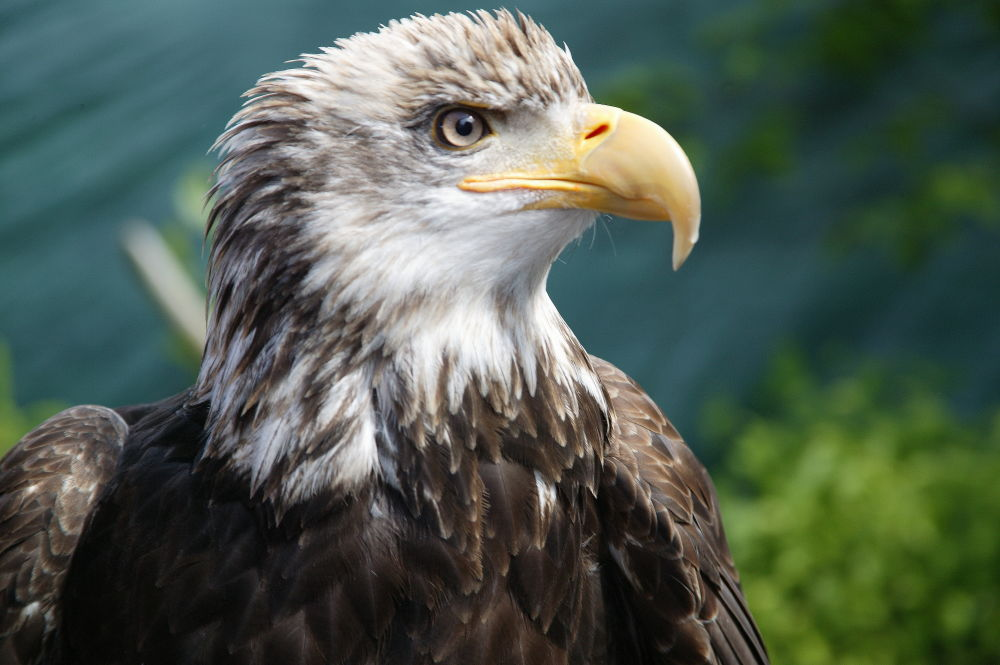
#> input picture PicDescription/2.jpg, 1000 x 665 px
$ python slic.py
#> lines starting #> are read from the running program, lines starting #| are printed output that depends on the picture
import math
import sys
from turtle import Shape

import matplotlib.pyplot as plt
import numpy as np
import pycuda.autoinit
import pycuda.driver as cuda
import seaborn as sns
from pycuda.compiler import SourceModule
from scipy.interpolate import griddata  # 插值
from scipy.spatial import Delaunay
from skimage import color, io
from skimage.segmentation import mark_boundaries, slic


def Laplas():
    return
# [47 lines left out: functions getD, interPolateCuda, interPolate, not called in this run]
if  __name__ == '__main__':
    img = io.imread("2.jpg")#nature_monte.bmp
#> img is the input picture: shape (665, 1000, 3); mean R, G, B 79.3, 91.7, 80.5
    #slic
    #gray_img=color.rgb2gray(img)
    segments = slic(img, n_segments=600, compactness=10)
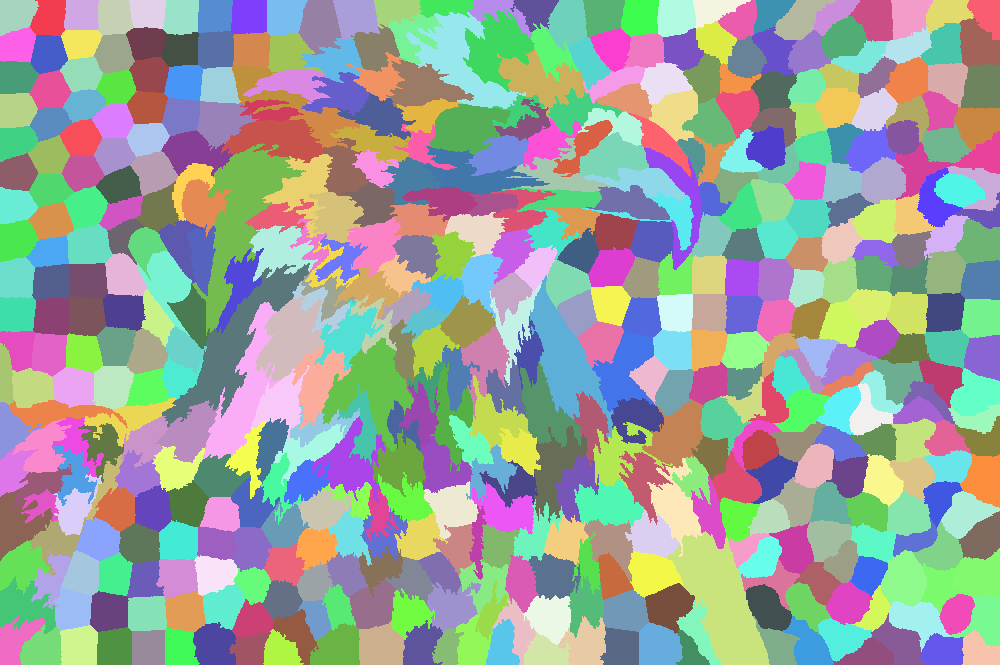
#> segments: shape (665, 1000) int64; 512 distinct labels, from 1 to 512; one colour per label, 0 black
    points2d=[]
    points3d=[]
    rgb_mean=[]
    MtrSize=np.max(segments)+1#顶点数目
#> MtrSize = 513
    #三角化和make manifest mesh,循环各个mask
    for i in range(0,MtrSize):
        mask_point=np.where(segments==i)
        seg_img=img[mask_point[0][:],mask_point[1]]
        z=np.mean(seg_img)#z值为rgb的平均值
        rgb=np.mean(seg_img,axis=0)
        rgb_mean.append(rgb)
        p=np.mean(mask_point,axis=1)
        points2d.append(p)#用于平面显示的点集
        points3d.append([p[0],p[1],z])
#> this loop made 513 passes
#> (mask_point, z, rgb, p) on passes 1 to 3: ((empty array, empty array), nan, [nan, nan, nan], [nan, nan]), (1066 positions, rows 0 to 35, columns 0 to 38, 85.63, [57.16, 96.02, 103.7], [14.38, 16.12]), (1074 positions, rows 0 to 35, columns 30 to 65, 99.42, [70.42, 109.8, 118], [17.55, 49.08])
#> after the loop, points2d = 513 rows, first 8: [nan, nan], [14.38, 16.12], [17.55, 49.08], [14.68, 81.19], [16.69, 114], [13, 147.6], [16.51, 181], [15.44, 214.5]; points3d = 513 items, first 6: [nan, nan, nan], [14.38, 16.12, 85.63], [17.55, 49.08, 99.42], [14.68, 81.19, 104.9], [16.69, 114, 110.3], [13, 147.6, 115.2]; rgb_mean = 513 items, first 6: [nan, nan, nan], [57.16, 96.02, 103.7], [70.42, 109.8, 118], [76.02, 115, 123.5], [81.37, 120.5, 129], [86.02, 125.8, 133.9]
    #获取三角形索引
#> (the run stopped early here; a loop or call above may not have finished)

$ run again, with PicDescription/1.jpg copied over PicDescription/2.jpg
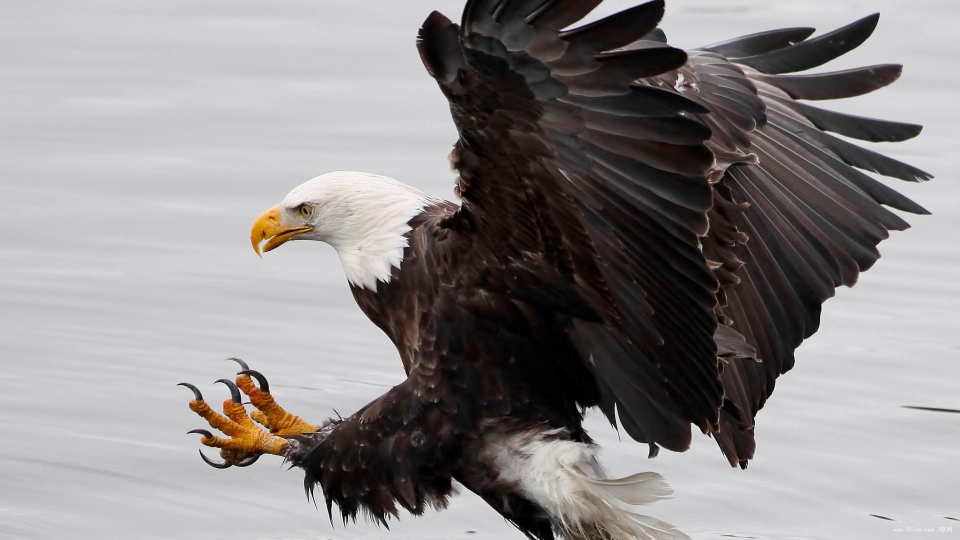
#> input picture PicDescription/1.jpg, 1920 x 1080 px (shown at 1/2 size)
#> img is the input picture: shape (1080, 1920, 3); mean R, G, B 140.2, 136.2, 136.3
#> `segments = slic(img, n_segments=600, compactness=10)`:
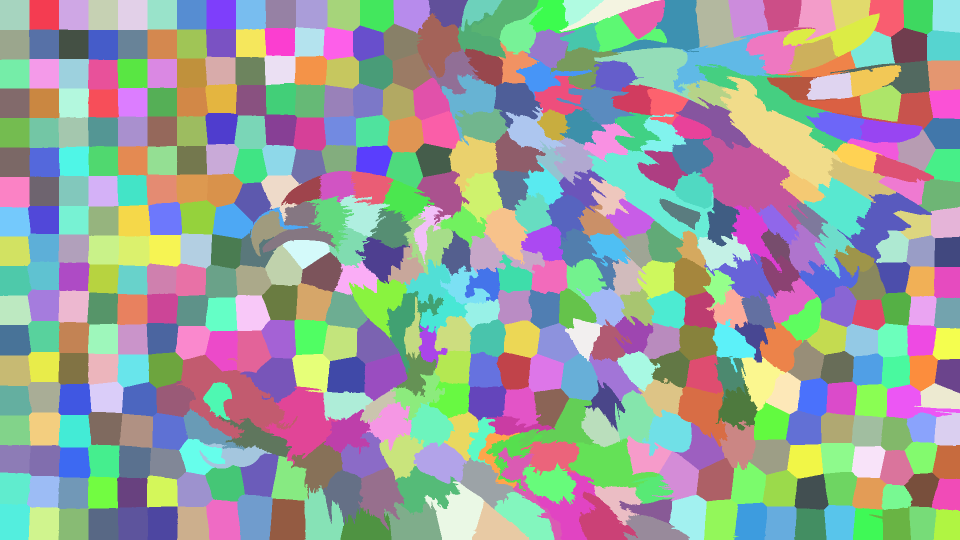
#> segments: shape (1080, 1920) int64 (shown at 1/2 size); 507 distinct labels, from 1 to 507; one colour per label, 0 black
#> MtrSize = 508
#> the loop `for i in range(0,MtrSize):` made 508 passes
#> (mask_point, z, rgb, p) on passes 1 to 3: ((empty array, empty array), nan, [nan, nan, nan], [nan, nan]), (3540 positions, rows 0 to 59, columns 0 to 58, 201.8, [201.1, 201, 203.2], [29.5, 29]), (3496 positions, rows 0 to 59, columns 59 to 117, 203.9, [203.2, 203.1, 205.3], [29.13, 88.08])
#> after the loop `for i in range(0,MtrSize):`: points2d = 508 rows, first 8: [nan, nan], [29.5, 29], [29.13, 88.08], [29.35, 147.1], [29.5, 206], [29.5, 265], [29, 324], [29, 383]; points3d = 508 items, first 6: [nan, nan, nan], [29.5, 29, 201.8], [29.13, 88.08, 203.9], [29.35, 147.1, 206.1], [29.5, 206, 206.7], [29.5, 265, 207]; rgb_mean = 508 items, first 6: [nan, nan, nan], [201.1, 201, 203.2], [203.2, 203.1, 205.3], [205.4, 205.4, 207.5], [206, 206, 208.2], [206.4, 206.3, 208.4]

$ run again, with PicDescription/nature_monte.bmp saved as PicDescription/2.jpg
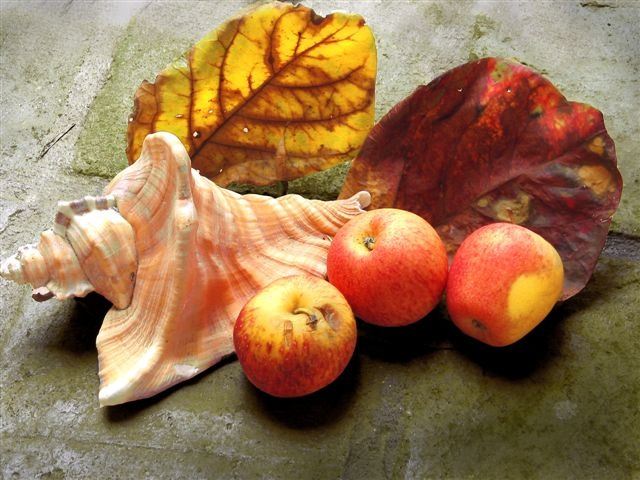
#> input picture PicDescription/nature_monte.bmp, 640 x 480 px
#> img is the input picture: shape (480, 640, 3); mean R, G, B 152.1, 115.5, 80.7
#> `segments = slic(img, n_segments=600, compactness=10)`:
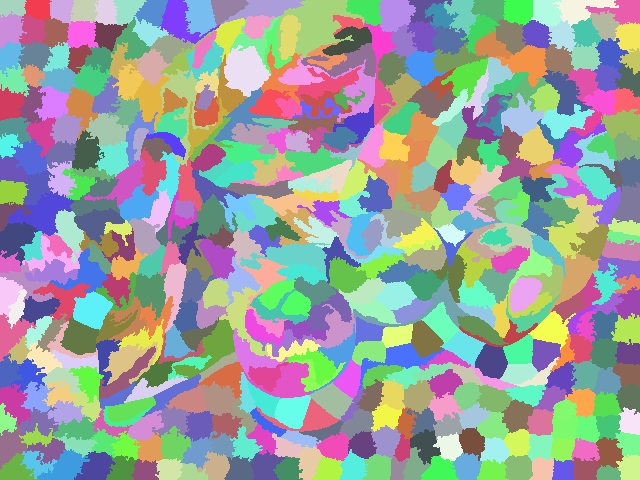
#> segments: shape (480, 640) int64; 515 distinct labels, from 1 to 515; one colour per label, 0 black
#> MtrSize = 516
#> the loop `for i in range(0,MtrSize):` made 516 passes
#> (mask_point, z, rgb, p) on passes 1 to 3: ((empty array, empty array), nan, [nan, nan, nan], [nan, nan]), (387 positions, rows 0 to 17, columns 0 to 26, 171.6, [176.3, 174.2, 164.4], [7.16, 12.17]), (445 positions, rows 0 to 19, columns 24 to 51, 168.5, [173, 170, 162.6], [8.6, 37.75])
#> after the loop `for i in range(0,MtrSize):`: points2d = 516 rows, first 8: [nan, nan], [7.16, 12.17], [8.6, 37.75], [9.84, 61.22], [10.43, 83.84], [11.81, 105.8], [9.64, 126.7], [11.63, 152.1]; points3d = 516 items, first 6: [nan, nan, nan], [7.16, 12.17, 171.6], [8.6, 37.75, 168.5], [9.84, 61.22, 163.3], [10.43, 83.84, 176.7], [11.81, 105.8, 197.4]; rgb_mean = 516 items, first 6: [nan, nan, nan], [176.3, 174.2, 164.4], [173, 170, 162.6], [167.9, 164.9, 157.1], [181.3, 177.9, 171], [200.8, 198.1, 193.3]
